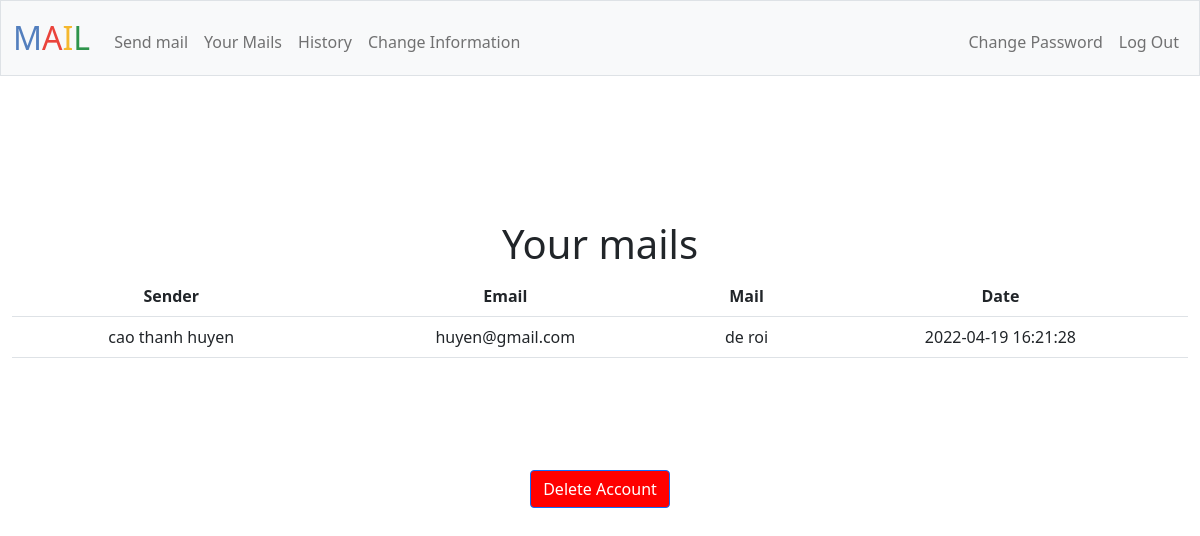
The app's page /mail (signed in) with its own data.
### tables this page shows
CREATE TABLE mail_box (id INTEGER PRIMARY KEY AUTOINCREMENT NOT NULL, 
sender_id INTEGER NOT NULL, receiver_id INTEGER NOT NULL, 
sender TEXT NOT NULL, receiver TEXT NOT NULL, 
date TIMESTAMP NOT NULL, mail TEXT NOT NULL);

CREATE TABLE informations (user_id INTEGER NOT NULL, name TEXT NOT NULL, birth TEXT, place TEXT, number TEXT, email TEXT NOT NULL UNIQUE);

### app.py (the view)
@app.route("/mail")
@login_required
def mail():
    user_id = session['user_id']
    mails_received = db.execute("SELECT * FROM mail_box WHERE receiver_id = ?", user_id)
    mails = []
    for row in mails_received:
        value = {}
        value['sender'] = row['sender']
        value['email'] = db.execute("SELECT email FROM informations WHERE user_id = ?", row['sender_id'])[0]['email']
        value['mail'] = row['mail']
        value['date'] = row['date']
        mails.append(value)
    return render_template("mail.html", mails=mails)

### app.py (called while the page is built)
@app.after_request
def after_request(response):
    response.headers["Cache-Control"] = "no-cache, no-store, must-revalidate"
    response.headers["Expires"] = 0
    response.headers["Pragma"] = "no-cache"
    return response

### helpers.py (called while the page is built)
def login_required(f):
    @wraps(f)
    def decorated_function(*args, **kwargs):
        if session.get("user_id") is None:
            return redirect("/login")
        return f(*args, **kwargs)
    return decorated_function

### templates/mail.html (shortened to what this page needs)
{% extends "layout.html" %}
{% block main %}
    <h1>Your mails</h1>
    <table class="table">
        <tr>
            <th scope="col">Sender</th>
            <th scope="col">Email</th>
            <th scope="col">Mail</th>
            <th scope="col">Date</th>
        </tr>
        {% for value in mails %}
        <tr>
            <td>{{ value['sender'] }}</td>
            <td>{{ value['email'] }}</td>
            <td>{{ value['mail'] }}</td>
            <td>{{ value['date'] }}</td>
        </tr>
        {% endfor %}
    </table>
{% endblock %}

### records on screen
mail_box: sender "cao thanh huyen", mail "de roi", date "2022-04-19 16:21:28"
informations: email "huyen@gmail.com"
